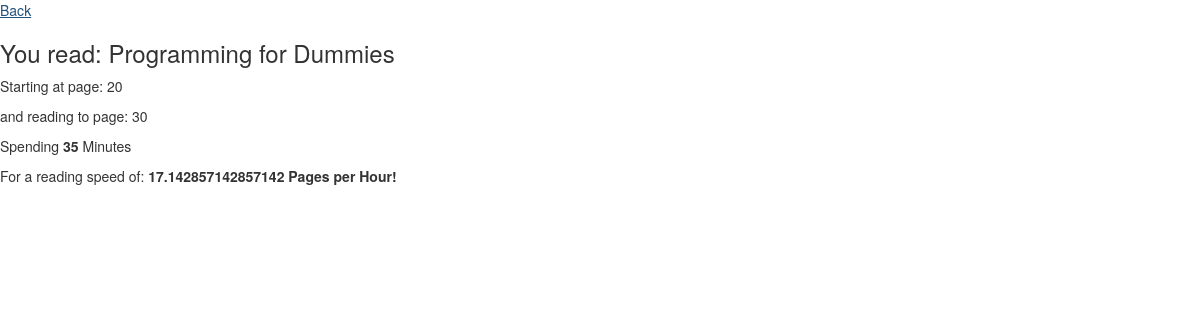
Page /studySession/4/ on the committed database.
### inventory/models.py (models this page shows)
class StudySessions(models.Model):
	date = models.DateField()
	startPage = models.IntegerField()
	endPage = models.IntegerField()
	timeSpent = models.IntegerField()
	reading = models.ForeignKey(Item)

class Item(models.Model):
	title = models.CharField(max_length=200)
	startPage = models.IntegerField()
	endPage = models.IntegerField()
	course = models.CharField(max_length=200)
	dueDate = models.DateField()
	def __unicode__(self):
		return u'{0}'.format(self.title)

### inventory/views.py (the view)
# urls.py: url(r'^studySession/(?P<id>\d+)/', views.studySession_detail, name='studySession_detail'),
def studySession_detail(request, id):
	try:
		studySession = StudySessions.objects.get(id=id)
	except StudySessions.DoesNotExist:
		raise Http404('This study sessions does not exist')
	return render(request, 'inventory/studySession_detail.html', {
		'studySession': studySession,
	})

### firstdjango/templates/inventory/studySession_detail.html
{% extends "base.html" %}
{%load mathfilters %}
{% block content %}
	<a href="{% url 'index' %}">Back</a>
	<h3>You read: {{ studySession.reading|capfirst }}</h3>
	<p> Starting at page: {{ studySession.startPage }} </p>
	<p> and reading to page: {{ studySession.endPage }} </p>
	<p> Spending <strong>{{ studySession.timeSpent }}</strong> Minutes </p>
	<p> For a reading speed of: <strong>{{ studySession.endPage|sub:studySession.startPage|div:studySession.timeSpent|mul:60 }} Pages per Hour!</strong></p>
{% endblock %}

### rows in the picture
StudySessions: reading "Programming for Dummies", startPage "20", endPage "30", timeSpent "35", endPage|sub "17.142857142857142"
